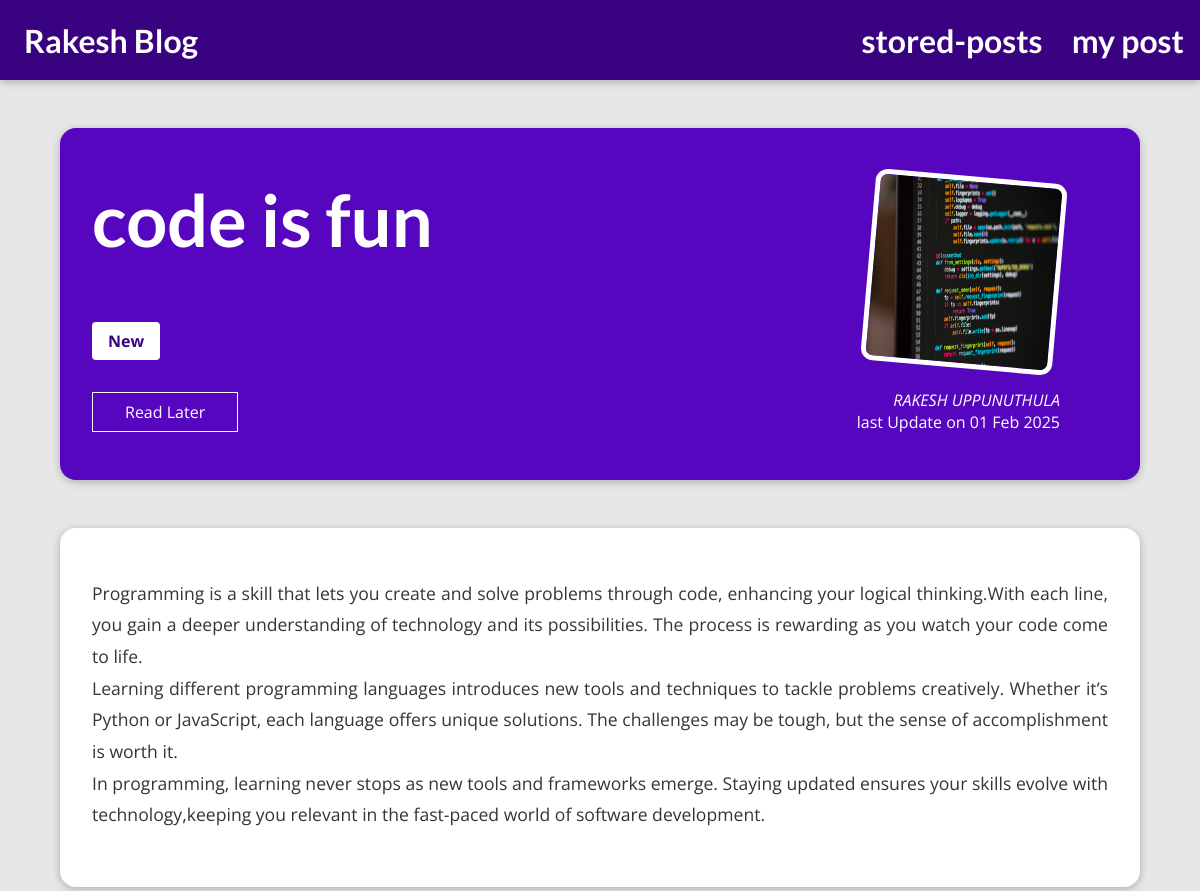
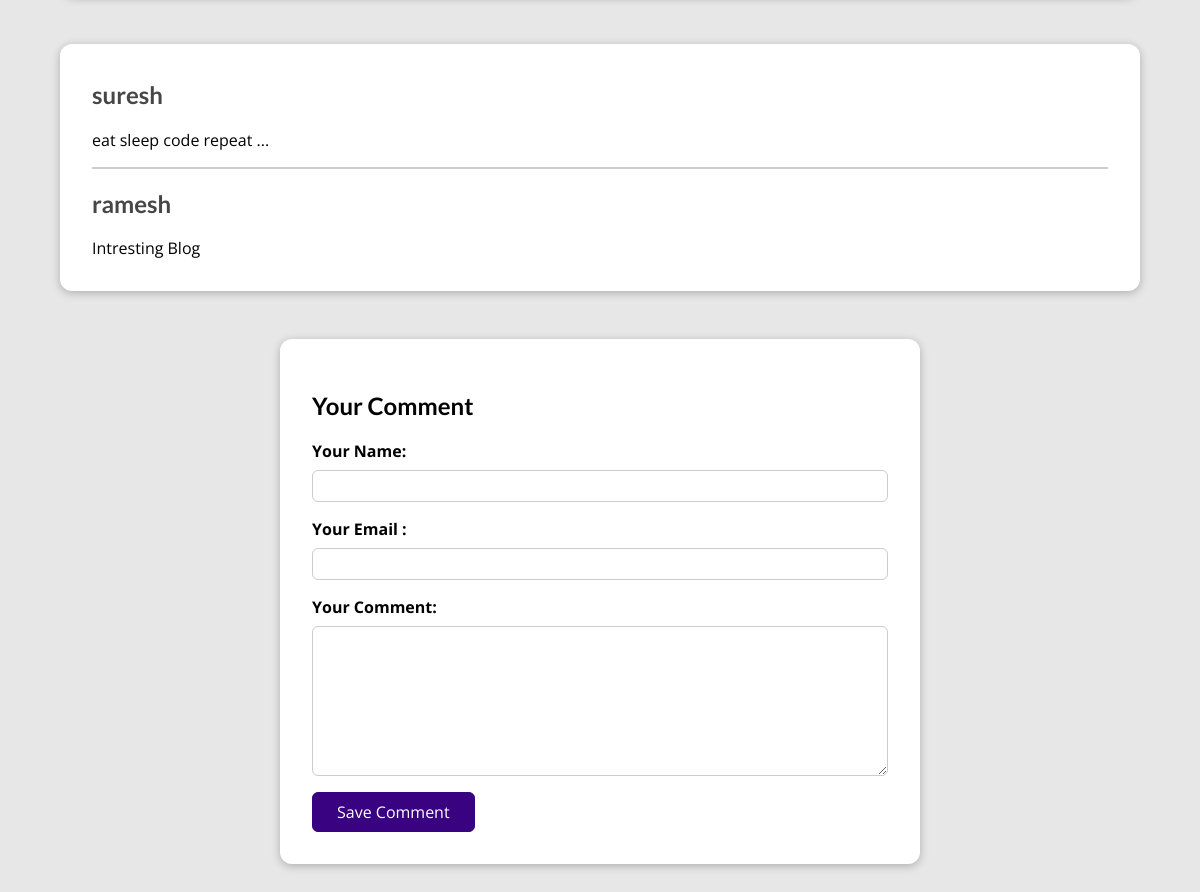
/posts/Programming, run on the app's committed database (2 pictures, top to bottom).
### blog/models.py (models this page shows, shortened)
class post(models.Model):
    title = models.CharField(max_length=150)
    Excerpt = models.CharField(max_length=200)
    image =models.ImageField(upload_to="posts",null=True)
    Date = models.DateField(auto_now=True)
    slug =models.SlugField(unique=True,db_index=True)
    content=models.TextField(validators=[MinLengthValidator(10)])
    Author =models.ForeignKey(Author,on_delete=models.SET_NULL, null=True,related_name="posts")
    Tags=models.ManyToManyField(Tag)

class Tag(models.Model):
    caption=models.CharField(max_length=20)

class Author(models.Model):
    First_Name =models.CharField(max_length=200)
    Last_Name = models.CharField(max_length=200)
    Email_Address =models.EmailField()
    def Full_Name(self):
        return f"{self.First_Name} {self.Last_Name}"
    def __str__(self):
        return self.Full_Name()

class Comment(models.Model):
    user_name= models.CharField(max_length=120)
    user_email =models.EmailField()
    text = models.TextField(max_length=400)
    post=models.ForeignKey(post,on_delete=models.CASCADE,related_name="comments")

### blog/views.py (the view, shortened to what this page needs)
# urls.py: path("posts/<slug:slug>", views.post_detail.as_view(), name="post-detail-page"),
class post_detail(View):
    def saved_for_later(self,request,post_id):
        stored_posts=request.session.get("stored_posts")
        if stored_posts is not None:
            is_saved_for_later =post_id in stored_posts
        else:
                is_saved_for_later =False
        return    is_saved_for_later
    def get(self, request, slug):
        Post = post.objects.get(slug=slug)
        context = {
            "post": Post,
            "post_tags": Post.Tags.all(),
            "comment_form":CommentForm(),
            "comments":Post.comments.all().order_by("-id"),
            "saved_for_later":self.saved_for_later(request,Post.id)
        }
        return render(request, "blog/post-detail.html",context)

### blog/forms.py
class CommentForm(forms.ModelForm):
    class Meta:
        model = Comment
        exclude =["post"]
        labels={"user_name":"Your Name","user_email":"Your Email :"
                ,"text":"Your Comment"}

### blog/templates/blog/post-detail.html (shortened to what this page needs)
{% extends "base.html" %}
{% load static %}
 {% block cssfiles %}
<link rel="stylesheet" href="{% static "blog/post-detail.css" %}"/>
 {% endblock %}
{% block content %}
<section id ="summary">
    <h2>{{ post.title }}</h2>
    <div>
        {% for tag in post_tags %}
        <span class="tag">{{ tag.caption }}</span>
        {% endfor  %}
    </div>
    <div id="ReadLater">
        <form action="{% url "read-later" %}" method='POST'>
            <button>
                {% if saved_for_later %}
                    Remove from "Read Later" List
                {% else %}
                    Read Later
                {% endif %}
            </button>
        </form>
    </div>
    <article>
        <img alt="{{ post.title }}" src="{{post.image.url}}"/>
        <address><a href="mailto:{{ post.Author.Email_Address }}">{{ post.Author }}</a></address>
        <div>
            last Update on  <time>{{post.Date|date:"d M Y"}}</time>
        </div>
    </article>
</section>
<main>
       {{post.content|linebreaks}}
</main>
<section id="comments">
    <ul>
        {% for comment in comments %}
        <li>
            <h2>{{ comment.user_name }}</h2>
            <p>{{comment.text|linebreaks}}</p>
        </li>
        {% endfor  %}
    </ul>
</section>
<section id="comment-form">
    <h2>Your Comment</h2>
    <form  action="{% url "post-detail-page" post.slug %}" method='POST'>
        {% for form_field in comment_form %}
        <div class="form-control  {% if form_field.errors %}invalid{% endif %}">
            {{ form_field.label_tag }}
            {{ form_field }}
        </div>
        {% endfor %}
        <button>Save Comment</button>
    </form>
</section>
{% endblock %}

### static/apps.css (style rules this page uses)
* { box-sizing: border-box; }
html { font-family: 'Open Sans', 'Lato', sans-serif; }
body { margin: 0; }
h1, h2, h3 { font-family: 'Lato', sans-serif; font-weight: bold; }

### blog/static/blog/post-detail.css (style rules this page uses)
body { background-color: #e7e7e7; margin: 0; padding: 0; }
#summary { margin: 8rem auto 3rem auto; padding: 2rem; width: 90%; max-width: 90rem; border-radius: 16px; background-color: #5706c0; position: relative; box-shadow: 0 2px 8px rgba(0, 0, 0, 0.25); height: 22rem; }
#summary h2 { color: white; font-size: 4.5rem; margin-top: 0; padding-top: 1rem; }
#summary article { position: absolute; top: 2rem; right: 3rem; padding: 1rem 2rem; border-radius: 12px; text-align: right; color: white; }
#summary article img { width: 12rem; height: 12rem; border-radius: 12px; transform: rotateZ(5deg); border: 5px solid white; margin-bottom: 1rem; }
main { width: 90%; max-width: 90rem; margin: 0 auto 3rem auto; padding: 2rem; background-color: white; border-radius: 16px; box-shadow: 0 2px 8px rgba(0, 0, 0, 0.25); }
main p { font-size: 1.1rem; line-height: 1.8; color: #353535; margin-bottom: 1.5rem; text-align: justify; }
.tag { background-color: white; color: #390281; padding: 0.5rem 1rem; border-radius: 4px; margin-right: 0.5rem; display: inline-block; font-weight: bold; text-align: center; }
#summary a { color: white; text-decoration: none; }
.form-control { margin-bottom: 1rem; }
#comment-form button { font: inherit; background-color: #390281; color: white; border: 1px solid #390281; padding: 0.5rem 1.5rem; border-radius: 6px; cursor: pointer; }
#comment-form { margin: 3rem auto; width: 90%; max-width: 40rem; border-radius: 12px; background-color: white; box-shadow: 0 2px 8px rgba(0, 0, 0, 0.25); padding: 2rem; }
.form-control label { font-weight: bold; margin-bottom: 0.5rem; display: block; }
.form-control input, .form-control textarea { display: block; width: 100%; font: inherit; padding: 0.25rem; border-radius: 6px; box-sizing: border-box; margin-bottom: 1rem; border: 1px solid #ccc; }
.form-control textarea { height: 150px; resize: vertical; }
#comments { margin: 3rem auto; width: 90%; max-width: 70rem; border-radius: 12px; background-color: white; box-shadow: 0 2px 8px rgba(0, 0, 0, 0.25); padding: 1rem 2rem; }
#comments ul { list-style: none; margin: 0; padding: 0; }
#comments li { margin-bottom: 1rem; border-bottom: 2px solid #ccc; }
#comments li:last-of-type { border-bottom: none; }
#comments h2 { color: #464646; }
#ReadLater { margin:2rem 0; }
#ReadLater button { background-color: transparent; border: 1px solid white; padding: 0.5rem 2rem; font: inherit; color: white; cursor: pointer; }

### data on the page
post: title "code is fun", image (picture), Author "RAKESH UPPUNUTHULA", Date "01 Feb 2025", content "Programming is a skill that lets you create and solve problems through code, enhancing your logical thinking.With each line, you gain a deeper understanding of technology and its possibilities. The process is rewarding as you watch your code come to life. Learning different programming languages introduces new tools and techniques to tackle problems creatively. Whether it’s Python or JavaScript, each language offers unique solutions. The challenges may be tough, but the sense of accomplishment is worth it. In programming, learning never stops as new tools and frameworks emerge. Staying updated ensures your skills evolve with technology,keeping you relevant in the fast-paced world of…"
Tag: caption "New"
Comment: user_name "suresh", text "eat sleep code repeat ..."
Comment: user_name "ramesh", text "Intresting Blog"
